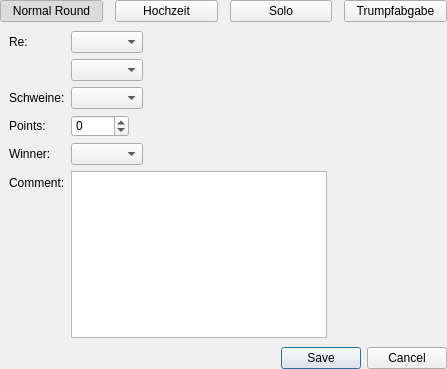
<?xml version="1.0" encoding="UTF-8"?>
<ui version="4.0">
 <class>NewRoundDialog</class>
 <widget class="QDialog" name="NewRoundDialog">
  <property name="windowModality">
   <enum>Qt::NonModal</enum>
  </property>
  <property name="geometry">
   <rect>
    <x>0</x>
    <y>0</y>
    <width>447</width>
    <height>369</height>
   </rect>
  </property>
  <property name="windowTitle">
   <string>Dialog</string>
  </property>
  <property name="styleSheet">
   <string notr="true">QDialog {
	opacity: 0;
}</string>
  </property>
  <property name="sizeGripEnabled">
   <bool>false</bool>
  </property>
  <property name="modal">
   <bool>true</bool>
  </property>
  <layout class="QVBoxLayout" name="verticalLayout">
   <property name="spacing">
    <number>0</number>
   </property>
   <property name="leftMargin">
    <number>0</number>
   </property>
   <property name="topMargin">
    <number>0</number>
   </property>
   <property name="rightMargin">
    <number>0</number>
   </property>
   <property name="bottomMargin">
    <number>0</number>
   </property>
   <item>
    <layout class="QHBoxLayout" name="horizontalLayout">
     <property name="spacing">
      <number>12</number>
     </property>
     <property name="leftMargin">
      <number>0</number>
     </property>
     <item>
      <widget class="QPushButton" name="pushButtonNormal">
       <property name="text">
        <string>Normal Round</string>
       </property>
       <property name="checkable">
        <bool>true</bool>
       </property>
       <property name="checked">
        <bool>true</bool>
       </property>
       <property name="autoDefault">
        <bool>false</bool>
       </property>
       <attribute name="buttonGroup">
        <string notr="true">buttonGroup</string>
       </attribute>
      </widget>
     </item>
     <item>
      <widget class="QPushButton" name="pushButtonHochzeit">
       <property name="text">
        <string>Hochzeit</string>
       </property>
       <property name="checkable">
        <bool>true</bool>
       </property>
       <property name="autoDefault">
        <bool>false</bool>
       </property>
       <attribute name="buttonGroup">
        <string notr="true">buttonGroup</string>
       </attribute>
      </widget>
     </item>
     <item>
      <widget class="QPushButton" name="pushButtonSolo">
       <property name="text">
        <string>Solo</string>
       </property>
       <property name="checkable">
        <bool>true</bool>
       </property>
       <property name="autoDefault">
        <bool>false</bool>
       </property>
       <attribute name="buttonGroup">
        <string notr="true">buttonGroup</string>
       </attribute>
      </widget>
     </item>
     <item>
      <widget class="QPushButton" name="pushButtonTrumpfabgabe">
       <property name="text">
        <string>Trumpfabgabe</string>
       </property>
       <property name="checkable">
        <bool>true</bool>
       </property>
       <property name="autoDefault">
        <bool>false</bool>
       </property>
       <attribute name="buttonGroup">
        <string notr="true">buttonGroup</string>
       </attribute>
      </widget>
     </item>
    </layout>
   </item>
   <item>
    <widget class="QStackedWidget" name="stackedWidget">
     <property name="currentIndex">
      <number>0</number>
     </property>
     <widget class="QWidget" name="page_3">
      <layout class="QFormLayout" name="formLayout_3">
       <property name="fieldGrowthPolicy">
        <enum>QFormLayout::FieldsStayAtSizeHint</enum>
       </property>
       <item row="0" column="0">
        <widget class="QLabel" name="label">
         <property name="text">
          <string>Re:</string>
         </property>
        </widget>
       </item>
       <item row="0" column="1">
        <widget class="PlayersComboBox" name="comboBoxNormalRe1"/>
       </item>
       <item row="1" column="1">
        <widget class="PlayersComboBox" name="comboBoxNormalRe2"/>
       </item>
       <item row="2" column="0">
        <widget class="QLabel" name="label_11">
         <property name="text">
          <string>Schweine:</string>
         </property>
        </widget>
       </item>
       <item row="2" column="1">
        <widget class="PlayersComboBox" name="comboBoxNormalSchweine"/>
       </item>
       <item row="3" column="0">
        <widget class="QLabel" name="label_3">
         <property name="text">
          <string>Points:</string>
         </property>
        </widget>
       </item>
       <item row="3" column="1">
        <layout class="QHBoxLayout" name="horizontalLayout_2">
         <item>
          <widget class="QSpinBox" name="spinBoxNormalPoints">
           <property name="minimum">
            <number>-1000</number>
           </property>
           <property name="maximum">
            <number>1000</number>
           </property>
          </widget>
         </item>
        </layout>
       </item>
       <item row="4" column="0">
        <widget class="QLabel" name="label_21">
         <property name="text">
          <string>Winner:</string>
         </property>
        </widget>
       </item>
       <item row="4" column="1">
        <widget class="QComboBox" name="comboBoxWinner"/>
       </item>
       <item row="6" column="0">
        <widget class="QLabel" name="label_4">
         <property name="text">
          <string>Comment:</string>
         </property>
        </widget>
       </item>
       <item row="6" column="1">
        <widget class="QTextEdit" name="textEditNormalComment"/>
       </item>
      </layout>
     </widget>
     <widget class="QWidget" name="page_2">
      <layout class="QFormLayout" name="formLayout">
       <property name="fieldGrowthPolicy">
        <enum>QFormLayout::FieldsStayAtSizeHint</enum>
       </property>
       <item row="0" column="0">
        <widget class="QLabel" name="label_5">
         <property name="text">
          <string>Hochzeit:</string>
         </property>
        </widget>
       </item>
       <item row="0" column="1">
        <widget class="PlayersComboBox" name="comboBoxHochzeitHochzeit"/>
       </item>
       <item row="1" column="0">
        <widget class="QLabel" name="label_6">
         <property name="text">
          <string>Fellow Player:</string>
         </property>
        </widget>
       </item>
       <item row="1" column="1">
        <widget class="PlayersComboBox" name="comboBoxHochzeitFellow"/>
       </item>
       <item row="2" column="0">
        <widget class="QLabel" name="label_10">
         <property name="text">
          <string>Schweine:</string>
         </property>
        </widget>
       </item>
       <item row="2" column="1">
        <widget class="PlayersComboBox" name="comboBoxHochzeitSchweine"/>
       </item>
       <item row="3" column="0">
        <widget class="QLabel" name="label_8">
         <property name="text">
          <string>Points:</string>
         </property>
        </widget>
       </item>
       <item row="3" column="1">
        <widget class="QSpinBox" name="spinBoxHochzeitPoints">
         <property name="minimum">
          <number>-1000</number>
         </property>
         <property name="maximum">
          <number>1000</number>
         </property>
        </widget>
       </item>
       <item row="5" column="0">
        <widget class="QLabel" name="label_9">
         <property name="text">
          <string>Comment:</string>
         </property>
        </widget>
       </item>
       <item row="5" column="1">
        <widget class="QTextEdit" name="textEditHochzeitComment"/>
       </item>
       <item row="4" column="1">
        <widget class="QComboBox" name="comboBoxHochzeitWinner"/>
       </item>
       <item row="4" column="0">
        <widget class="QLabel" name="label_22">
         <property name="text">
          <string>Winner:</string>
         </property>
        </widget>
       </item>
      </layout>
     </widget>
     <widget class="QWidget" name="page">
      <layout class="QFormLayout" name="formLayout_2">
       <property name="fieldGrowthPolicy">
        <enum>QFormLayout::FieldsStayAtSizeHint</enum>
       </property>
       <item row="0" column="0">
        <widget class="QLabel" name="label_12">
         <property name="text">
          <string>Solo:</string>
         </property>
        </widget>
       </item>
       <item row="0" column="1">
        <widget class="PlayersComboBox" name="comboBoxSoloPlayer"/>
       </item>
       <item row="1" column="0">
        <widget class="QLabel" name="label_13">
         <property name="text">
          <string>Solo type:</string>
         </property>
        </widget>
       </item>
       <item row="1" column="1">
        <widget class="QComboBox" name="comboBoxSoloType"/>
       </item>
       <item row="3" column="0">
        <widget class="QLabel" name="label_16">
         <property name="text">
          <string>Schweine:</string>
         </property>
        </widget>
       </item>
       <item row="3" column="1">
        <widget class="PlayersComboBox" name="comboBoxSoloSchweine"/>
       </item>
       <item row="4" column="0">
        <widget class="QLabel" name="label_14">
         <property name="text">
          <string>Points:</string>
         </property>
        </widget>
       </item>
       <item row="4" column="1">
        <widget class="QSpinBox" name="spinBoxSoloPoints">
         <property name="minimum">
          <number>-1000</number>
         </property>
         <property name="maximum">
          <number>1000</number>
         </property>
        </widget>
       </item>
       <item row="6" column="0">
        <widget class="QLabel" name="label_15">
         <property name="text">
          <string>Comment:</string>
         </property>
        </widget>
       </item>
       <item row="6" column="1">
        <widget class="QTextEdit" name="textEditSoloComment"/>
       </item>
       <item row="2" column="0">
        <widget class="QLabel" name="label_2">
         <property name="text">
          <string>Pflicht:</string>
         </property>
        </widget>
       </item>
       <item row="2" column="1">
        <widget class="QCheckBox" name="checkBoxSoloPflicht">
         <property name="text">
          <string/>
         </property>
        </widget>
       </item>
       <item row="5" column="1">
        <widget class="QComboBox" name="comboBoxSoloWinner"/>
       </item>
       <item row="5" column="0">
        <widget class="QLabel" name="label_23">
         <property name="text">
          <string>Winner:</string>
         </property>
        </widget>
       </item>
      </layout>
     </widget>
     <widget class="QWidget" name="page_4">
      <layout class="QFormLayout" name="formLayout_4">
       <item row="0" column="0">
        <widget class="QLabel" name="label_17">
         <property name="text">
          <string>Trumpfabgabe:</string>
         </property>
        </widget>
       </item>
       <item row="1" column="0">
        <widget class="QLabel" name="label_18">
         <property name="text">
          <string>Accepted by:</string>
         </property>
        </widget>
       </item>
       <item row="0" column="1">
        <widget class="PlayersComboBox" name="comboBoxTrumpfabgabePlayer"/>
       </item>
       <item row="1" column="1">
        <widget class="PlayersComboBox" name="comboBoxTrumpfabgabeAccept"/>
       </item>
       <item row="2" column="0">
        <widget class="QLabel" name="label_19">
         <property name="text">
          <string>Schweine:</string>
         </property>
        </widget>
       </item>
       <item row="2" column="1">
        <widget class="PlayersComboBox" name="comboBoxTrumpfabgabeSchweine"/>
       </item>
       <item row="3" column="0">
        <widget class="QLabel" name="label_7">
         <property name="text">
          <string>Points:</string>
         </property>
        </widget>
       </item>
       <item row="5" column="0">
        <widget class="QLabel" name="label_20">
         <property name="text">
          <string>Comment:</string>
         </property>
        </widget>
       </item>
       <item row="5" column="1">
        <widget class="QTextEdit" name="textEditTrumpfabgabeComment">
         <property name="html">
          <string>&lt;!DOCTYPE HTML PUBLIC &quot;-//W3C//DTD HTML 4.0//EN&quot; &quot;http://www.w3.org/TR/REC-html40/strict.dtd&quot;&gt;
&lt;html&gt;&lt;head&gt;&lt;meta name=&quot;qrichtext&quot; content=&quot;1&quot; /&gt;&lt;style type=&quot;text/css&quot;&gt;
p, li { white-space: pre-wrap; }
&lt;/style&gt;&lt;/head&gt;&lt;body style=&quot; font-family:'Lucida Grande'; font-size:13pt; font-weight:400; font-style:normal;&quot;&gt;
&lt;p style=&quot;-qt-paragraph-type:empty; margin-top:0px; margin-bottom:0px; margin-left:0px; margin-right:0px; -qt-block-indent:0; text-indent:0px;&quot;&gt;&lt;br /&gt;&lt;/p&gt;&lt;/body&gt;&lt;/html&gt;</string>
         </property>
        </widget>
       </item>
       <item row="3" column="1">
        <widget class="QSpinBox" name="spinBoxTrumpfabgabePoints">
         <property name="minimum">
          <number>-1000</number>
         </property>
         <property name="maximum">
          <number>1000</number>
         </property>
        </widget>
       </item>
       <item row="4" column="0">
        <widget class="QLabel" name="label_24">
         <property name="text">
          <string>Winner:</string>
         </property>
        </widget>
       </item>
       <item row="4" column="1">
        <widget class="QComboBox" name="comboBoxTrumpfabgabeWinner"/>
       </item>
      </layout>
     </widget>
    </widget>
   </item>
   <item>
    <widget class="QWidget" name="widget" native="true">
     <layout class="QVBoxLayout" name="verticalLayout_2">
      <property name="leftMargin">
       <number>0</number>
      </property>
      <property name="topMargin">
       <number>0</number>
      </property>
      <property name="rightMargin">
       <number>0</number>
      </property>
      <property name="bottomMargin">
       <number>0</number>
      </property>
      <item>
       <widget class="QDialogButtonBox" name="buttonBox">
        <property name="standardButtons">
         <set>QDialogButtonBox::Cancel|QDialogButtonBox::Save</set>
        </property>
       </widget>
      </item>
     </layout>
    </widget>
   </item>
  </layout>
 </widget>
 <customwidgets>
  <customwidget>
   <class>PlayersComboBox</class>
   <extends>QComboBox</extends>
   <header location="global">Gui/Misc/playerscombobox.h</header>
  </customwidget>
 </customwidgets>
 <resources/>
 <connections/>
 <buttongroups>
  <buttongroup name="buttonGroup"/>
 </buttongroups>
</ui>
